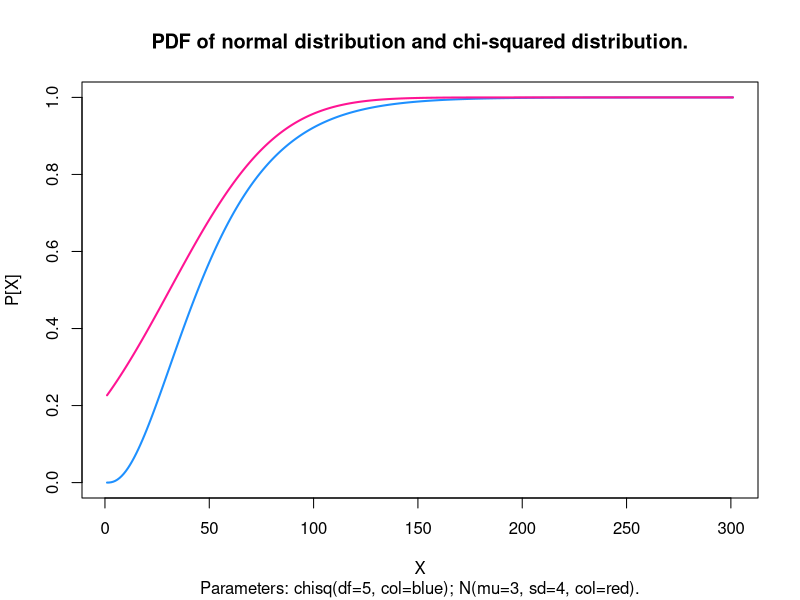

This chart was generated by the following R code:
# (a) Tim Horton's
print("Tim Horton's cup distribution with hypergeometric")
n = 33357600 # cups
p = 1/6 # winning
q = 5/6 # normal
k = 8000 # subpop to kirkland
x = 1300 # X < 1300, as in x <= 1299

pdf_hyper = phyper(x-1, n*p, n*q, k)
cat("P[X<=1299] = ", pdf_hyper, "\n")

# (b) Hockey
print("Hockey poisson distributions")
mu = 29 # average shots per game
n = 82 # sample size of games
x = 2400 # P[X>2400], as in P[X>=2401]

# set lower.tail = TRUE for maximum meme power
pdf_poisson = ppois(2401, lambda = 29*82, lower.tail = FALSE)

cat("P[X>=2401] or P[X>2400] = ", pdf_poisson, '\n')

# (c) cdf (or pdf) for 2 different cont dist.
print("plotting distributions")
xlabel = "X"
ylabel = "P[X]"
title = "PDF of normal distribution and chi-squared distribution."
subtitle = "Parameters: chisq(df=5, col=blue); N(mu=3, sd=4, col=red)."
# change by param in seq(...) for line smoothing resolution

plot(pchisq(seq(0, 30, by=0.1), df=5), type="l", col="dodgerblue", xlab=xlabel, ylab=ylabel, main=title,sub=subtitle, font.sub=1, font.main=2, lwd=2)

lines(pnorm(seq(0, 30, by=0.1), mean = 3, sd = 4), col="deeppink", lwd=2)